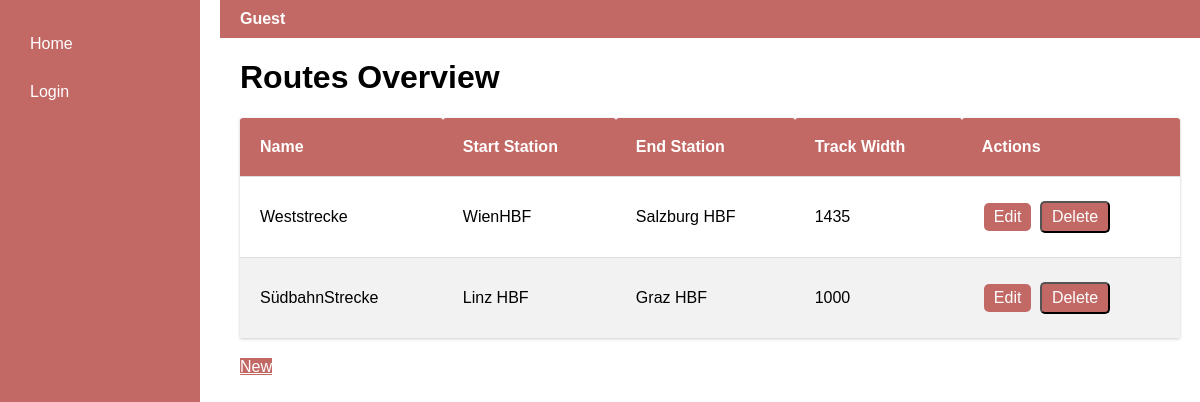
Page /routes on the earlier database version.
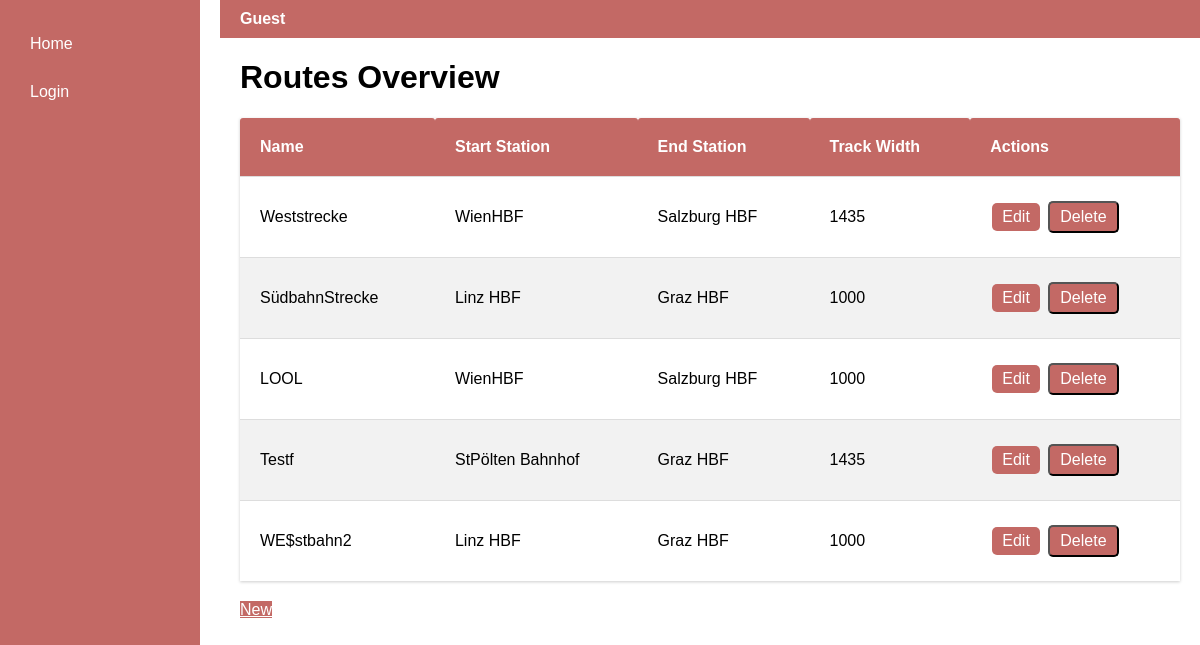
Same page on the later database version.
### app/models.py (models this page shows)
class Route(db.Model):
    id = db.Column(db.Integer, primary_key=True, autoincrement=True)
    name = db.Column(db.String(140))
    startStation = db.Column(db.Integer, db.ForeignKey('station.id', name='fk_route_station_start'))
    endStation = db.Column(db.Integer, db.ForeignKey('station.id', name='fk_route_station_start'))
    sections = db.relationship('Segment', secondary=routesegments, backref="route")
    trackWidth = db.Column(db.Integer)

class Station(db.Model):
    id = db.Column(db.Integer, primary_key=True, autoincrement=True)
    name = db.Column(db.String(140))
    address_id = db.Column(db.Integer, db.ForeignKey('address.id', name='fk_station_address_id'))
    address = db.relationship("Address")
    xcoord = db.Column(db.String(140))
    ycoord = db.Column(db.String(140))

### app/routes.py (the view)
@app.route('/routes', methods=['GET'])
def routes_overview():
    StartStation = aliased(Station)
    EndStation = aliased(Station)
    routes = db.session.query(
        Route,
        StartStation.name.label('start_station_name'),
        EndStation.name.label('end_station_name')
    ).join(
        StartStation, Route.startStation == StartStation.id
    ).join(
        EndStation, Route.endStation == EndStation.id
    ).all()
    return render_template('routes.html', routes=routes)

### app/templates/routes.html
{% extends "base.html" %}
{% block content %}
    <h1>Routes Overview</h1>
    <table class="table-station">
        <thead>
            <tr>
                <th>Name</th>
                <th>Start Station</th>
                <th>End Station</th>
                <th>Track Width</th>
                <th>Actions</th>
            </tr>
        </thead>
        <tbody>
            {% for route, start_station_name, end_station_name in routes %}
                <tr>
                    <td>{{ route.name }}</td>
                    <td>{{ start_station_name }}</td>
                    <td>{{ end_station_name }}</td>
                    <td>{{ route.trackWidth }}</td>
                    <td>
                        <a href="{{ url_for('routeEdit', route_id=route.id) }}" class="edit-button">Edit</a>
                        <form action="{{ url_for('routeDelete', route_id=route.id) }}" method="POST" style="display: inline-block;">
                            <input type="submit" value="Delete" class="edit-button">
                        </form>
                    </td>
                </tr>
            {% endfor %}
        </tbody>
    </table>
        <a href="{{ url_for('routeNew') }}" class="btn btn-primary">New</a>
{% endblock %}

### app/templates/base.html (shortened to what this page needs)
<!DOCTYPE html>
<html lang="en">
<head>
</head>
<body>
    <div class="container">
        <div class="sidebar">
            <a href="{{ url_for('index') }}">Home</a>
            {% if current_user.is_anonymous %}
            <a href="{{ url_for('login') }}">Login</a>
            {% endif %}
        </div>
        <div class="content">
            <div class="topbar">
                <span class="email">{{ current_user.email if not current_user.is_anonymous else 'Guest' }}</span>
            </div>
            {% block content %}{% endblock %}
        </div>
    </div>
</body>
</html>

### app/templates/base.html (style rules this page uses)
body, html { margin: 0; padding: 0; font-family: Arial, sans-serif; width: 100%; height: 100%; overflow-x: hidden; }
.container { display: flex; height: 100vh; width: 100%; overflow: hidden; }
.sidebar { background-color: rgb(195, 105, 101); color: white; width: 200px; padding: 20px; display: flex; flex-direction: column; box-sizing: border-box; }
.sidebar a { text-decoration: none; color: white; padding: 10px; margin: 5px 0; display: block; }
.content { flex-grow: 1; padding: 0 20px 20px 40px; }
.topbar { background-color: rgb(195, 105, 101); color: white; padding: 10px 20px; display: flex; align-items: center; justify-content: space-between; width: calc(100% + 40px); margin: 0 -20px 0 -20px; box-sizing: border-box; }
.email { font-weight: bold; padding-right: 20px; }
.table-station { width: 100%; border-collapse: separate; border-spacing: 0; margin: 20px 0; box-shadow: 0 1px 3px rgba(0, 0, 0, 0.2); }
.table-station th, .table-station td { padding: 20px; text-align: left; border-bottom: 1px solid #ddd; }
.table-station th { background-color: rgb(195, 105, 101); color: white; border-radius: 3px 3px 0 0; }
.table-station tr:last-child td { border-bottom: none; }
.table-station tr:nth-child(even) { background-color: #f2f2f2; }
.edit-button { background-color: rgb(195, 105, 101); color: white; padding: 5px 10px; text-align: center; text-decoration: none; display: inline-block; font-size: 16px; margin: 4px 2px; cursor: pointer; border-radius: 5px; }
.btn-primary { color: #fff; background-color: rgb(195, 105, 101); border-color: rgb(195, 105, 101); }

Differences in the rows shown:
added Route: name "LOOL", name "WienHBF", name "Salzburg HBF", trackWidth "1000"
added Route: name "Testf", name "StPölten Bahnhof", name "Graz HBF", trackWidth "1435"
added Route: name "WE$stbahn2", name "Linz HBF", name "Graz HBF", trackWidth "1000"
